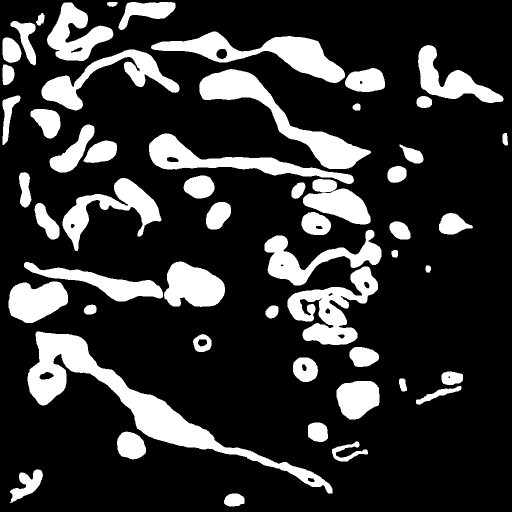
%> input picture projec_01_图像物理量计算/mask.png, 1024 x 1024 px (shown at 1/2 size)
$ octave connected.m   (GNU Octave 9; MATLAB toolbox functions it lacks are replaced by stand-ins)
%> lines starting %> are read from the running program, lines starting %| are printed output that depends on the picture; in (x1, y1, x2, y2) boxes, pixels count from 0 and x2, y2 are one past the last pixel; in counts of white or black regions, pixels touching at a corner belong together; the program's own positions count from 1
%% ========== 根据连通域划分图像标签 ==========
A=imread('mask.png');
%> A is the input picture: size 1024x1024 uint8; 20% white; 55 white regions, largest, box (x1, y1, x2, y2) and area: (55, 663, 665, 987) 28500, (398, 138, 742, 338) 15219, (302, 63, 690, 166) 13602
figure,imshow(A),title('二值图像')
[m,n]=size(A);
%> m = 1024; n = 1024
B=zeros(m,n);%标记矩阵
label=1; %不同连通域标记值
q=zeros(9999,2);%模拟队列
head=1;
tail=1;
neighbour=[-1,-1;-1,0;-1,1;0,-1;0,1;1,-1;1,0;1,1];  %与某像素点相加得到该像素点的邻域像素点
for j=1:n
    for i=1:m
        if A(i,j)~=0&&B(i,j)==0
            B(i,j)=label;
            q(tail,:)=[i,j]; %用元组模拟队列，当前坐标入列
            tail=tail+1;
            while head~=tail  %该循环由连通域中一像素点得到一整个连通域
                pix=q(head,:);
                for k=1:8
                    pix1=pix+neighbour(k,:);
                    if pix1(1)>=1&&pix1(1)<=m&&pix1(2)>=1&&pix1(2)<=n
                        if A(pix1(1),pix1(2))~=0&&B(pix1(1),pix1(2))==0
                            B(pix1(1),pix1(2))=label;
                            q(tail,:)=[pix1(1) pix1(2)];
                            tail=tail+1;
                        end
                    end
                end
                head=head+1;
            end
            label=label+1;
            head=1;
            tail=1;
        end
    end
end
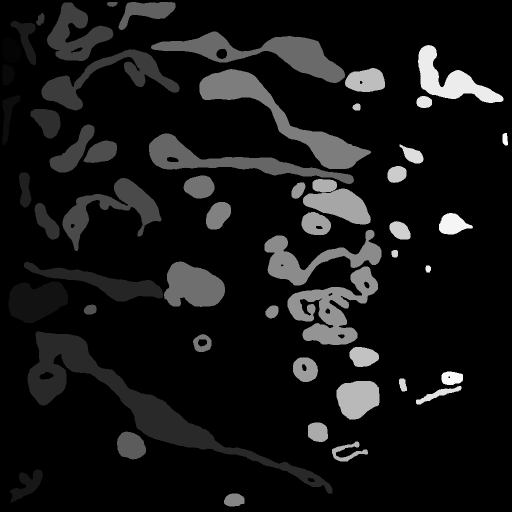
%> B: size 1024x1024 double (shown at 1/2 size); min 0, max 55, mean 4.5; drawn with min black and max white
%> after the loop, head = 1; label = 56; pix = [291 1015]; pix1 = [292 1016]; tail = 1
% imshow(mat2gray(B));
% 不同标签伪彩色显示
figure,
rgb = ind2rgb(gray2ind(mat2gray(B),255),turbo(255));
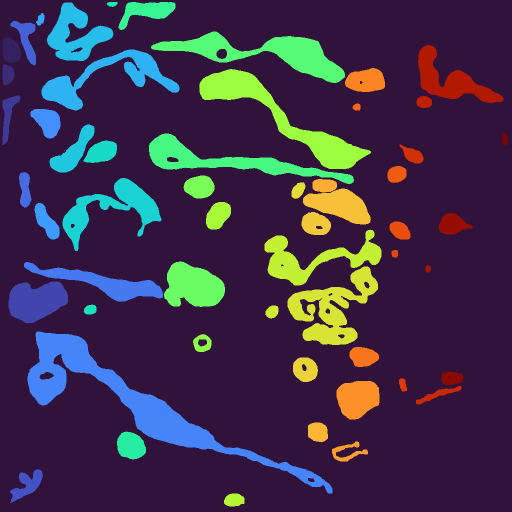
%> rgb: size 1024x1024x3 double (shown at 1/2 size); mean R, G, B 0.244, 0.197, 0.292
imshow(rgb)
title('不同标签伪彩色显示')
% [11 lines of commented-out code are left out]
%% ========== 确定并显示各标签连通域的形状边界 ==========
% 图形学结构元素构建，圆形
bw = A;
% se = strel('disk',8);
% % 关操作
% bw = imclose(bw,se);
% % 填充孔洞
% bw = imfill(bw,'holes');
% % 二值化图像显示
% figure;imshow(bw);title('填充后二值图像');
[B,L] = bwboundaries(bw,'noholes');
%> B = 55 boundaries; largest, box (x1, y1, x2, y2) and points: (55, 663, 665, 987) 1536, (575, 533, 756, 690) 1014, (298, 267, 708, 368) 858, (302, 63, 690, 166) 811, (83, 99, 359, 221) 797
figure,imshow(label2rgb(L,@jet,[.5 .5 .5]));
%> after `imshow(label2rgb(L,@jet,[.5 .5 .5]))`:
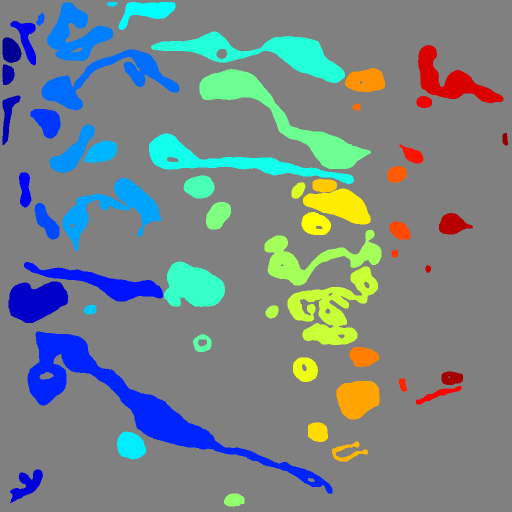
%> displayed picture: size 1024x1024x3, on the screen's scale of 0 to 255 (shown at 1/2 size); mean R, G, B 118.6, 132.5, 135.9
hold on;
for k = 1:length(B)
boundary = B{k};
% 显示白色边界
plot(boundary(:,2),boundary(:,1),'w','LineWidth',2)
end
%> this loop made 55 passes
%% ========== 根据圆度阈值分类（棒状、网状、点状）==========
hold on;
% 确定圆形目标
stats = regionprops(L,'Area','Centroid');
%> stats = 55 regions; largest, Area and Centroid: 28500 [268.3 804.6], 15219 [563.2 236.2], 13602 [530.6 107.3], 12217 [665.1 618.8], 10984 [455.7 323.1]
% 设置求面积
threshold = 0.85;
for k = 1:length(B)
    boundary = B{k};
    delta_sq = diff(boundary).^2;
    % 求周长
    perimeter = sum(sqrt(sum(delta_sq,2)));
    % 求面积
    area = stats(k).Area;
    metric = 4*pi*area/perimeter^2;
    metric_string = sprintf('%2.2f',metric);
    % 根据阈值匹配
    if metric > threshold
       centroid = stats(k).Centroid;
       plot(centroid(1),centroid(2),'ko');
       text(centroid(1)-2,centroid(2)-2, '这是圆形','Color',...
        'k','FontSize',14,'FontWeight','bold');
    end
       text(boundary(1,2)-10,boundary(1,1)-12, metric_string,'Color',...
        'k','FontSize',14,'FontWeight','bold');
end
%> this loop made 55 passes
%> (perimeter, area, metric, metric_string, centroid) on passes 1, 18, 20, 25, 28, 31, 34, 37, 40, 43, 44, 45: (148.8, 1519, 0.862, '0.86', [22.63 101.7]), (74.53, 407, 0.921, '0.92', [181.3 619.9]), (187.7, 2476, 0.883, '0.88', [262.4 892.1]), (177.4, 2191, 0.874, '0.87', [399.7 374.5]), (171.4, 2018, 0.863, '0.86', [436.7 431.4]), (83.6, 526, 0.946, '0.95', [544.9 624.2]), (162.4, 1870, 0.891, '0.89', [611.3 739.7]), (134.7, 1319, 0.914, '0.91', [636.3 864.8]), (275.7, 5151, 0.851, '0.85', [716 797.4]), (48.97, 186, 0.975, '0.97', [714.2 214.8]), (119.5, 1036, 0.912, '0.91', [794.3 349.2]), (128.8, 1141, 0.864, '0.86', [800.6 461.8])
%> (perimeter, area, metric, metric_string) on passes 2 to 7: (111.6, 799, 0.806, '0.81'), (244.7, 1506, 0.316, '0.32'), (357.7, 7215, 0.709, '0.71'), (276.4, 1989, 0.327, '0.33'), (262, 1896, 0.347, '0.35'), (174.5, 1266, 0.523, '0.52')
title('图像形状识别')
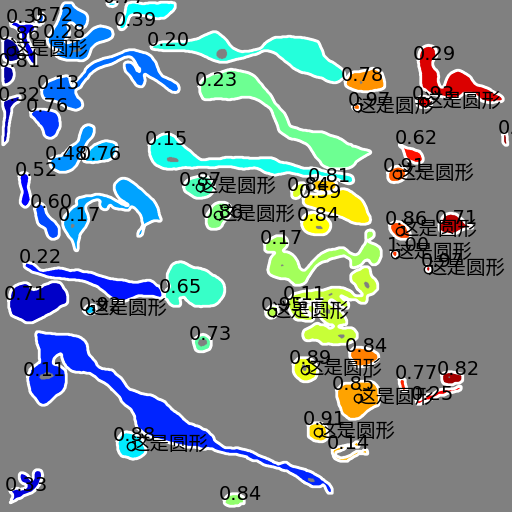
%> figure redrawn from the program's plot data; shown at 1/2 size; its title reads '图像形状识别'
